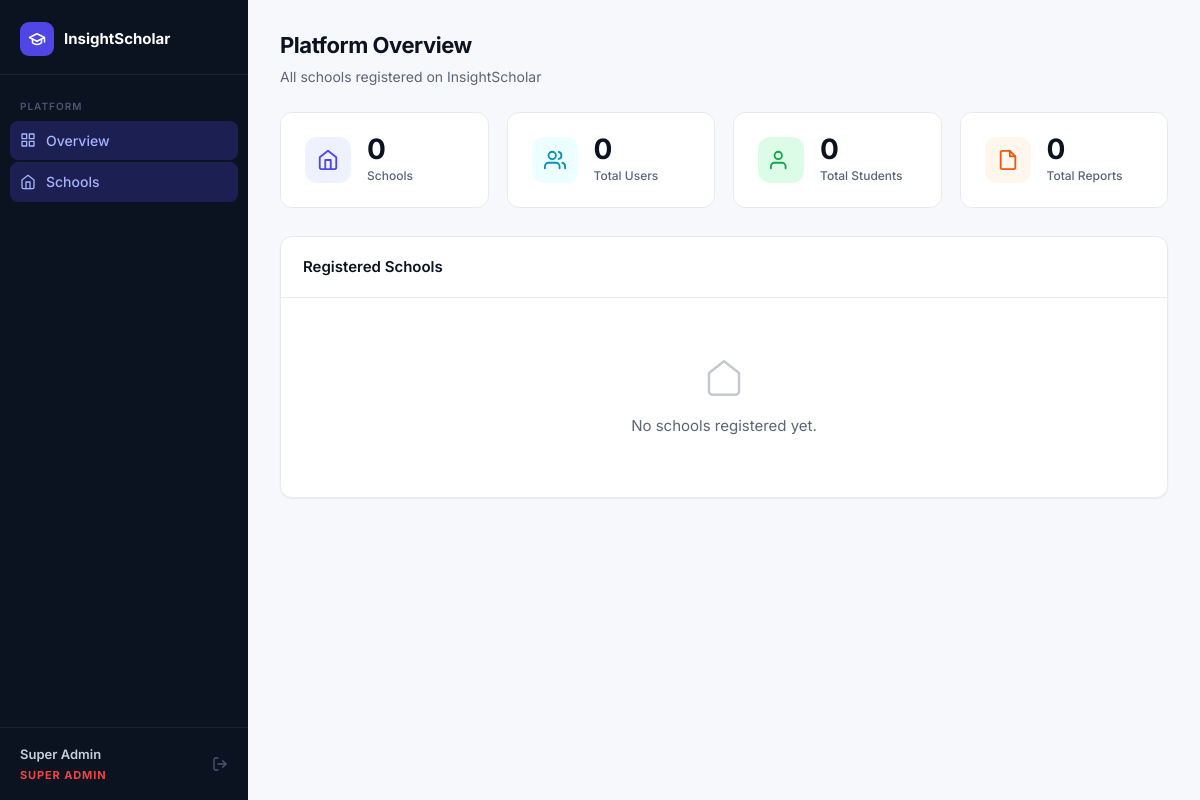
/superadmin/ (signed in), run on an earlier commit of the app's database.
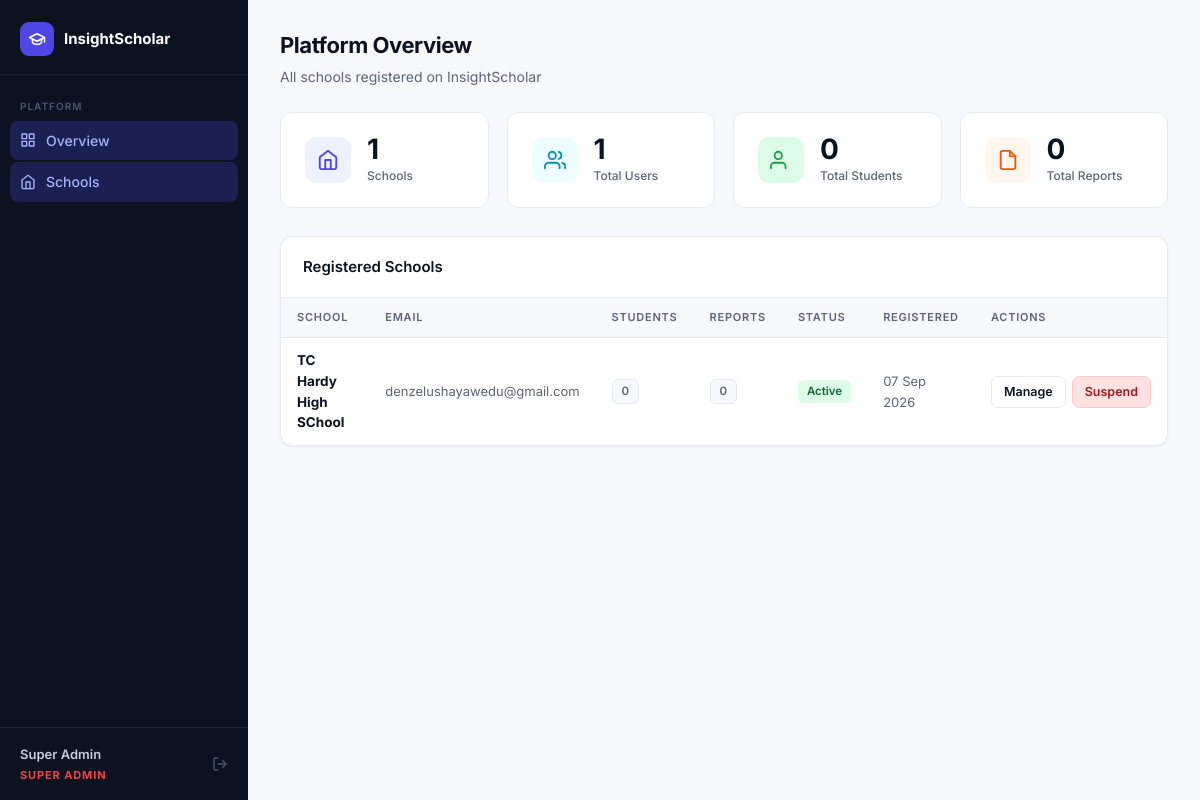
And on a later commit of the database.
### models.py (models this page shows, shortened)
class User(UserMixin, db.Model):
    __tablename__ = 'users'
    id = db.Column(db.Integer, primary_key=True)
    username = db.Column(db.String(80), unique=True, nullable=False)
    email = db.Column(db.String(255), unique=True, nullable=False)
    password_hash = db.Column(db.String(255), nullable=False)
    full_name = db.Column(db.String(150))
    role = db.Column(db.String(20), nullable=False, default='teacher')
    school_id = db.Column(db.Integer, db.ForeignKey('schools.id'), nullable=True)
    is_active = db.Column(db.Boolean, default=True, nullable=False)
    created_at = db.Column(db.DateTime, default=datetime.utcnow)
    school = db.relationship('School', backref='users')
    classes = db.relationship('Class', backref='teacher', lazy=True, foreign_keys='Class.teacher_id')
    children = db.relationship('Student', secondary=parent_student, backref='parents', lazy=True)
    @property
    def is_super_admin(self):
        return self.role == 'super_admin'
    @property
    def display_name(self):
        return self.full_name or self.username

class School(db.Model):
    __tablename__ = 'schools'
    id = db.Column(db.Integer, primary_key=True)
    name = db.Column(db.String(200), nullable=False)
    email = db.Column(db.String(255), unique=True, nullable=False)
    phone = db.Column(db.String(50))
    address = db.Column(db.String(300))
    is_active = db.Column(db.Boolean, default=True, nullable=False)
    created_at = db.Column(db.DateTime, default=datetime.utcnow)
    students = db.relationship('Student', backref='school', lazy=True, foreign_keys='Student.school_id')
    reports = db.relationship('Report', backref='school', lazy=True, foreign_keys='Report.school_id')

### routes/superadmin.py (the view)
@superadmin_bp.route('/')
@login_required
def index():
    _require_super_admin()
    schools = School.query.order_by(School.created_at.desc()).all()
    totals = {
        'schools': School.query.count(),
        'users': User.query.filter(User.role != 'super_admin').count(),
        'students': Student.query.count(),
        'reports': Report.query.count(),
    }
    return render_template('superadmin/index.html', schools=schools, totals=totals)

### models.py (called while the page is built)
@login_manager.user_loader
def load_user(user_id):
    return User.query.get(int(user_id))

### routes/superadmin.py (called while the page is built)
def _require_super_admin():
    if not current_user.is_authenticated or not current_user.is_super_admin:
        abort(403)

### templates/superadmin/index.html (shortened to what this page needs)
{% extends "superadmin/base.html" %}
{% block content %}
<div class="page-header">
  <div>
    <h1>Platform Overview</h1>
    <p class="sub">All schools registered on InsightScholar</p>
  </div>
</div>
<div class="content">
  <div class="stats-grid">
    <div class="stat-card">
      <div class="stat-card__icon stat-card__icon--indigo">
        <svg viewBox="0 0 24 24" width="22" height="22" fill="none" stroke="currentColor" stroke-width="2" stroke-linecap="round" stroke-linejoin="round"><path d="M3 9l9-7 9 7v11a2 2 0 0 1-2 2H5a2 2 0 0 1-2-2z"/><polyline points="9 22 9 12 15 12 15 22"/></svg>
      </div>
      <div>
        <div class="stat-card__value">{{ totals.schools }}</div>
        <div class="stat-card__label">Schools</div>
      </div>
    </div>
    <div class="stat-card">
      <div class="stat-card__icon stat-card__icon--cyan">
        <svg viewBox="0 0 24 24" width="22" height="22" fill="none" stroke="currentColor" stroke-width="2" stroke-linecap="round" stroke-linejoin="round"><path d="M17 21v-2a4 4 0 0 0-4-4H5a4 4 0 0 0-4 4v2"/><circle cx="9" cy="7" r="4"/><path d="M23 21v-2a4 4 0 0 0-3-3.87"/><path d="M16 3.13a4 4 0 0 1 0 7.75"/></svg>
      </div>
      <div>
        <div class="stat-card__value">{{ totals.users }}</div>
        <div class="stat-card__label">Total Users</div>
      </div>
    </div>
    <div class="stat-card">
      <div class="stat-card__icon stat-card__icon--green">
        <svg viewBox="0 0 24 24" width="22" height="22" fill="none" stroke="currentColor" stroke-width="2" stroke-linecap="round" stroke-linejoin="round"><path d="M17 21v-2a4 4 0 0 0-4-4H5a4 4 0 0 0-4 4v2"/><circle cx="9" cy="7" r="4"/></svg>
      </div>
      <div>
        <div class="stat-card__value">{{ totals.students }}</div>
        <div class="stat-card__label">Total Students</div>
      </div>
    </div>
    <div class="stat-card">
      <div class="stat-card__icon stat-card__icon--orange">
        <svg viewBox="0 0 24 24" width="22" height="22" fill="none" stroke="currentColor" stroke-width="2" stroke-linecap="round" stroke-linejoin="round"><path d="M14 2H6a2 2 0 0 0-2 2v16a2 2 0 0 0 2 2h12a2 2 0 0 0 2-2V8z"/><polyline points="14 2 14 8 20 8"/></svg>
      </div>
      <div>
        <div class="stat-card__value">{{ totals.reports }}</div>
        <div class="stat-card__label">Total Reports</div>
      </div>
    </div>
  </div>
  <div class="card">
    <div class="card-header"><h2>Registered Schools</h2></div>
    {% if schools %}
    <div class="table-wrap">
      <table class="table">
        <thead>
          <tr>
            <th>School</th>
            <th>Email</th>
            <th>Students</th>
            <th>Reports</th>
            <th>Status</th>
            <th>Registered</th>
            <th>Actions</th>
          </tr>
        </thead>
        <tbody>
          {% for school in schools %}
          <tr>
            <td><strong>{{ school.name }}</strong></td>
            <td class="text-muted">{{ school.email }}</td>
            <td><span class="badge badge--gray">{{ school.students | length }}</span></td>
            <td><span class="badge badge--gray">{{ school.reports | length }}</span></td>
            <td>
              {% if school.is_active %}
                <span class="badge badge--green">Active</span>
              {% else %}
                <span class="badge badge--red">Suspended</span>
              {% endif %}
            </td>
            <td class="text-muted">{{ school.created_at.strftime('%d %b %Y') }}</td>
            <td>
              <div class="actions">
                <a href="{{ url_for('superadmin.school_detail', id=school.id) }}" class="btn btn--ghost btn--sm">Manage</a>
                {% if school.is_active %}
                <form method="POST" action="{{ url_for('superadmin.disable_school', id=school.id) }}"
                      data-confirm="Suspend {{ school.name }}? All its users will be locked out.">
                  <button type="submit" class="btn btn--danger btn--sm">Suspend</button>
                </form>
                {% else %}
                <form method="POST" action="{{ url_for('superadmin.enable_school', id=school.id) }}">
                  <button type="submit" class="btn btn--success btn--sm">Reactivate</button>
                </form>
                {% endif %}
              </div>
            </td>
          </tr>
          {% endfor %}
        </tbody>
      </table>
    </div>
    {% else %}
    <div class="empty-state">
      <svg viewBox="0 0 24 24" width="40" height="40" fill="none" stroke="currentColor" stroke-width="1.5" stroke-linecap="round" stroke-linejoin="round"><path d="M3 9l9-7 9 7v11a2 2 0 0 1-2 2H5a2 2 0 0 1-2-2z"/></svg>
      <p>No schools registered yet.</p>
    </div>
    {% endif %}
  </div>
</div>
{% endblock %}

### templates/superadmin/base.html (shortened to what this page needs)
<!DOCTYPE html>
<html lang="en">
<head>
  <link rel="stylesheet" href="{{ url_for('static', filename='css/app.css') }}"/>
</head>
<body class="app">
  <aside class="sidebar">
    <div class="sidebar__brand">
      <span class="mark">
        <svg viewBox="0 0 24 24" width="18" height="18" fill="none" stroke="currentColor" stroke-width="2" stroke-linecap="round" stroke-linejoin="round"><path d="M22 10v6M2 10l10-5 10 5-10 5z"/><path d="M6 12v5c3 3 9 3 12 0v-5"/></svg>
      </span>
      <span class="name">InsightScholar</span>
    </div>
    <nav class="sidebar__nav">
      <span class="sidebar__section">Platform</span>
      <a href="{{ url_for('superadmin.index') }}" class="sidebar__link">
        <svg viewBox="0 0 24 24" width="16" height="16" fill="none" stroke="currentColor" stroke-width="2" stroke-linecap="round" stroke-linejoin="round"><rect x="3" y="3" width="7" height="7"/><rect x="14" y="3" width="7" height="7"/><rect x="14" y="14" width="7" height="7"/><rect x="3" y="14" width="7" height="7"/></svg>
        Overview
      </a>
      <a href="{{ url_for('superadmin.index') }}" class="sidebar__link">
        <svg viewBox="0 0 24 24" width="16" height="16" fill="none" stroke="currentColor" stroke-width="2" stroke-linecap="round" stroke-linejoin="round"><path d="M3 9l9-7 9 7v11a2 2 0 0 1-2 2H5a2 2 0 0 1-2-2z"/><polyline points="9 22 9 12 15 12 15 22"/></svg>
        Schools
      </a>
    </nav>
    <div class="sidebar__footer">
      <div class="sidebar__user">
        <strong>{{ current_user.display_name }}</strong>
        <span style="color:#ef4444;font-size:11px;font-weight:700;text-transform:uppercase;letter-spacing:.08em">Super Admin</span>
      </div>
      <a href="{{ url_for('auth.logout') }}" class="sidebar__logout" title="Logout">
        <svg viewBox="0 0 24 24" width="16" height="16" fill="none" stroke="currentColor" stroke-width="2" stroke-linecap="round" stroke-linejoin="round"><path d="M9 21H5a2 2 0 0 1-2-2V5a2 2 0 0 1 2-2h4"/><polyline points="16 17 21 12 16 7"/><line x1="21" y1="12" x2="9" y2="12"/></svg>
      </a>
    </div>
  </aside>
  <div class="main">
    {% block content %}{% endblock %}
  </div>
</body>
</html>

What changed in the data, as far as the page shows it:
added School: name "TC Hardy High SChool", email "denzelushayawedu@gmail.com", students|length "0", reports|length "0", is_active "Active", created_at "07 Sep 2026"
Also different on the page:
{{ totals.schools }}: "0" → "1"
{{ totals.users }}: "0" → "1"
text no longer shown: "No schools registered yet."
text now shown: "SCHOOL EMAIL STUDENTS REPORTS STATUS REGISTERED ACTIONS"
